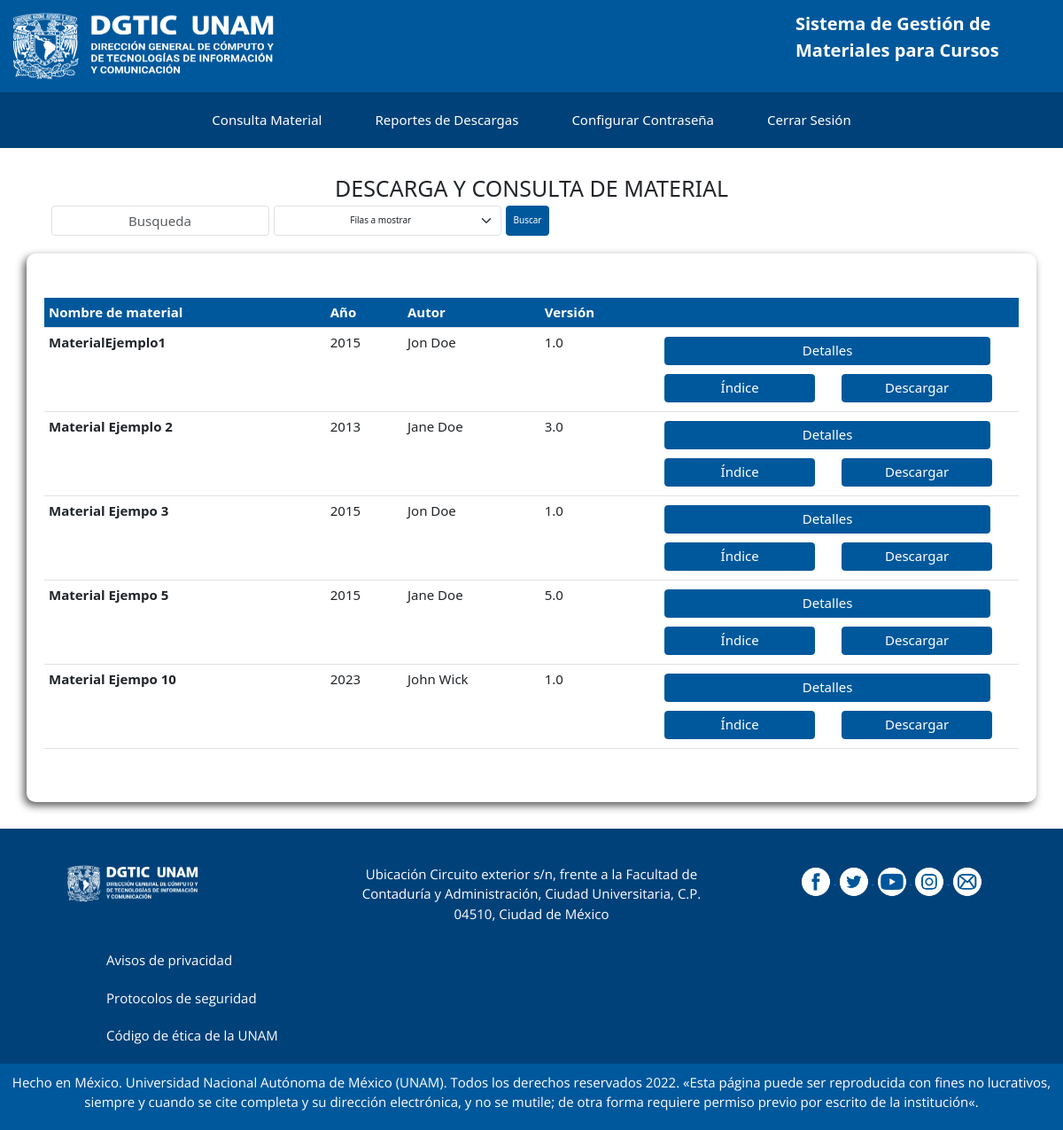
Page /view/CE/CE-manage-material.php (signed in) on the committed database.
### tables this page shows
CREATE TABLE `material` (
  `Material_Id` int(11) NOT NULL,
  `MaterialNombre` varchar(255) NOT NULL,
  `MaterialEstado` tinyint(1) NOT NULL DEFAULT 1,
  `MaterialISBN` varchar(100) DEFAULT NULL,
  `MaterialTiraje` int(11) DEFAULT NULL,
  `MaterialAutor` varchar(100) NOT NULL,
  `MaterialVersion` varchar(50) NOT NULL,
  `MaterialEdicion` int(11) DEFAULT NULL,
  `MaterialPaginas` int(11) DEFAULT NULL,
  `Area_Id` int(11) NOT NULL,
  `MaterialPDF` varchar(255) NOT NULL,
  `MaterialIndice` varchar(255) NOT NULL
);

### models/Qselect/select-material.php (called while the page is built, shortened)
<?php
    class SelectMaterials{
        public $connection;
        public function __construct()
        {
            $this -> connection = new Conexion();
        }
        public function getMaterialsAll(){
            try {
                $connect = $this->connection -> conectar();
                $connect->setAttribute(PDO::ATTR_ERRMODE, PDO::ERRMODE_EXCEPTION);
                $query = "SELECT Material_Id, MaterialNombre, MaterialEstado, MaterialISBN, MaterialTiraje, MaterialAutor, MaterialVersion, MaterialEdicion, MaterialPaginas, MaterialPDF, MaterialIndice, secciones.SeccionNombre, area.AreaNombre, area.Seccion_Id FROM material JOIN area ON material.Area_Id=area.Area_Id JOIN secciones ON area.Seccion_Id=secciones.Seccion_Id";
                $queryP = $connect -> prepare($query);
                $queryP -> execute();
                $resultado = $queryP->fetchAll(PDO::FETCH_ASSOC);
            } catch (PDOException $ex) {
                echo 'Error: ' .$ex->getMessage() . die();
            }
            return $resultado;
        }
    }
?>

### controllers/validation/php/validate-searchMaterial.php (called while the page is built)
<?php
    $materials = new SelectMaterials();
    if (isset($_POST['searchInput'])) {
        $search = trim($_POST['Busqueda'],  ' \0\x0');
        $files = $_POST['Filas'];
        $infoMaterials = $materials->getMaterialSearch($search, $files);
    }else{
        $infoMaterials = $materials->getMaterialsAll();
    }
?>

### view/layouts/templates/manage-material-templateCE.php (the view, shortened to what this page needs)
<div class="container sombra gestionar-material">
    <table class="table">
        <thead class="encabezado">
            <tr>
                <th scope="col">Nombre de material</th>
                <th scope="col">Año</th>
                <th scope="col">Autor</th>
                <th scope="col">Versión</th>
                <th scope="col"> </th>
            </tr>
        </thead>
        <tbody>
            <?php
            foreach ($infoMaterials as $infoMaterials) {
                $i = $i + 1; ?>
                <tr scope="col">
                    <th><?php echo $infoMaterials['MaterialNombre']; ?></th>
                    <td><?php echo $infoMaterials['MaterialEdicion']; ?></td>
                    <td><?php echo $infoMaterials['MaterialAutor']; ?></td>
                    <td><?php echo $infoMaterials['MaterialVersion']; ?></td>
                    <td>
                        <button type="button" class="btn btn-primary btn-tabla btn-CE" data-bs-toggle="modal" data-bs-target="#staticBackdrop<?php echo $infoMaterials['Material_Id']; ?>" value=<?php echo $infoMaterials['Material_Id']; ?>>
                            Detalles
                        </button>
                        <div class="btn-tabla-container">
                            <a href=<?php echo $infoMaterials['MaterialIndice']; ?>>
                                <button type="button" class="btn btn-primary btn-tabla">Índice</button>
                            </a>
                            <button type="button" class="btn btn-primary btn-tabla">Descargar</button>
                        </div>
                    </td>
                </tr>
            <?php } ?>
        </tbody>
    </table>
</div>

### view/css/styles.css (style rules this page uses)
:root { --principal: #00589c; --secundario: #004179; --texto1: #fff; --texto2: #666666; }
html { font-size: 62.5%; box-sizing: border-box; }
*, *:before, *:after { box-sizing: inherit; }
.form-search input, button { padding: .5rem; font-size: 1.5rem; }
.sombra { padding: 5rem 2rem 5rem 2rem; border-radius: 1rem; -webkit-box-shadow: -3px 4px 10px 0px rgba(0,0,0,0.65); -moz-box-shadow: -3px 4px 10px 0px rgba(0,0,0,0.65); box-shadow: -3px 4px 10px 0px rgba(0,0,0,0.65); }
.encabezado { background: var(--principal); font-size: 1.5rem; padding: 1rem; color: var(--texto1); }
.btn-tabla-container { display: grid; grid-template-columns: repeat(2, 1fr); }
.btn-tabla { font-size: 1.5rem; margin: .5rem; width: 85%; }
.btn-CE { width: 92%; }
.gestionar-material { font-size: 1.5rem; }

### rows in the picture
material: MaterialNombre "MaterialEjemplo1", MaterialEdicion "2015", MaterialAutor "Jon Doe", MaterialVersion "1.0", $infoMaterials['Material_Id'] 1 (drawn)
material: MaterialNombre "Material Ejemplo 2", MaterialEdicion "2013", MaterialAutor "Jane Doe", MaterialVersion "3.0", $infoMaterials['Material_Id'] 2 (drawn)
material: MaterialNombre "Material Ejempo 3", MaterialEdicion "2015", MaterialAutor "Jon Doe", MaterialVersion "1.0", $infoMaterials['Material_Id'] 3 (drawn)
material: MaterialNombre "Material Ejempo 5", MaterialEdicion "2015", MaterialAutor "Jane Doe", MaterialVersion "5.0", $infoMaterials['Material_Id'] 4 (drawn)
material: MaterialNombre "Material Ejempo 10", MaterialEdicion "2023", MaterialAutor "John Wick", MaterialVersion "1.0", $infoMaterials['Material_Id'] 5 (drawn)
